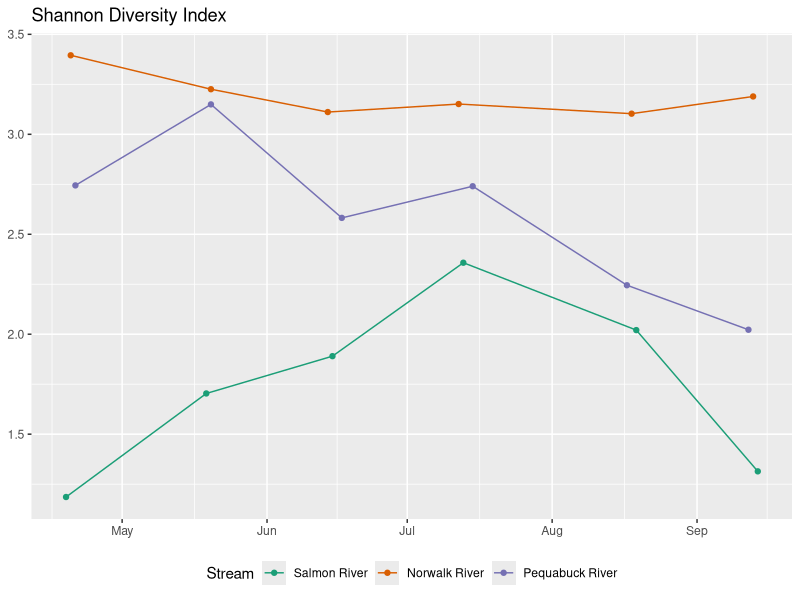
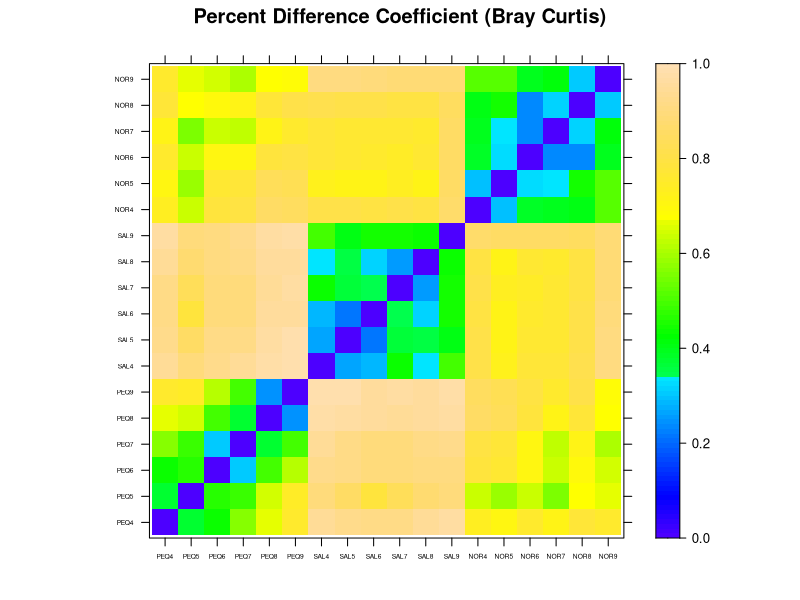
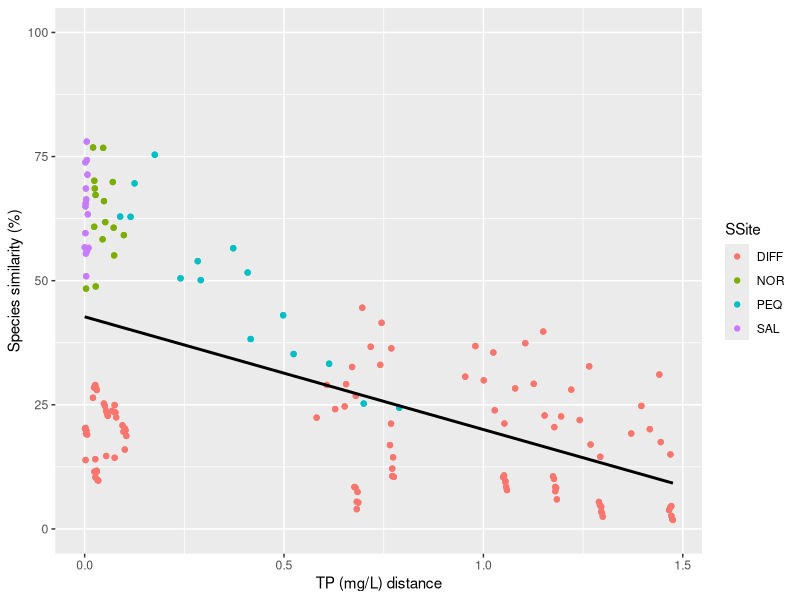
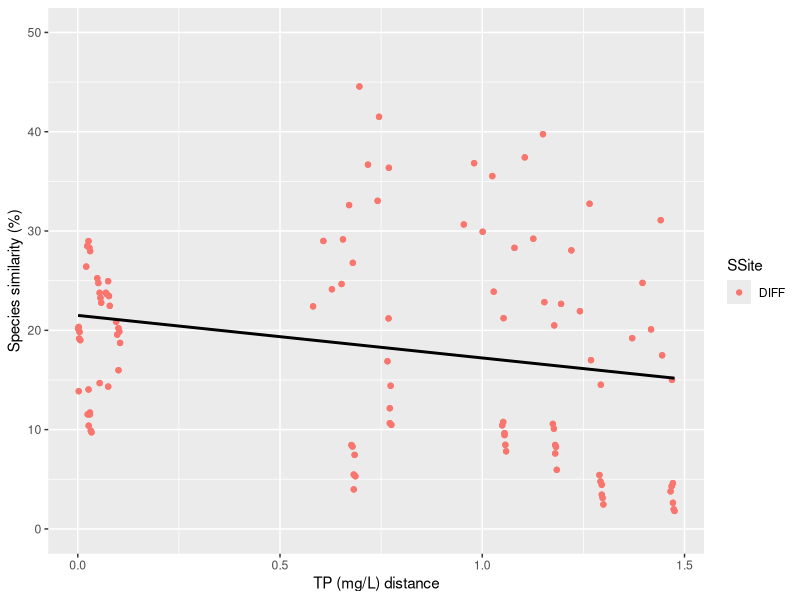
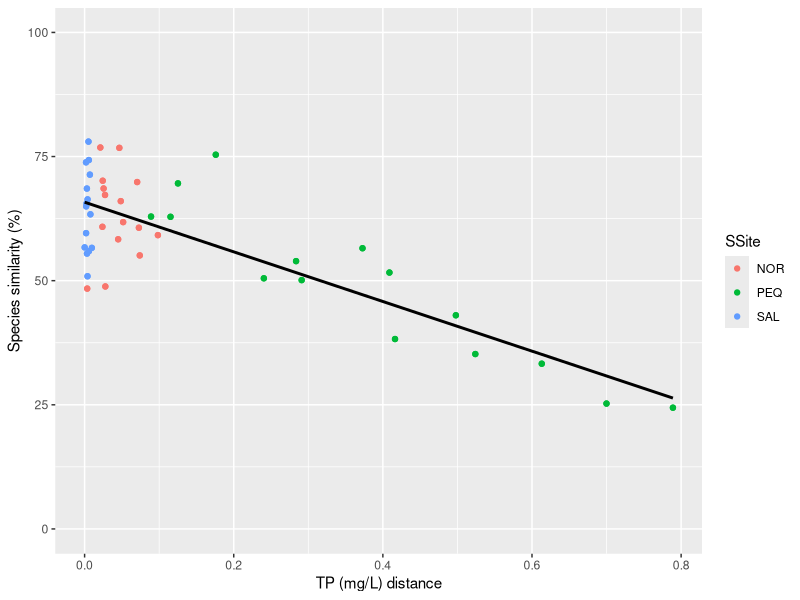
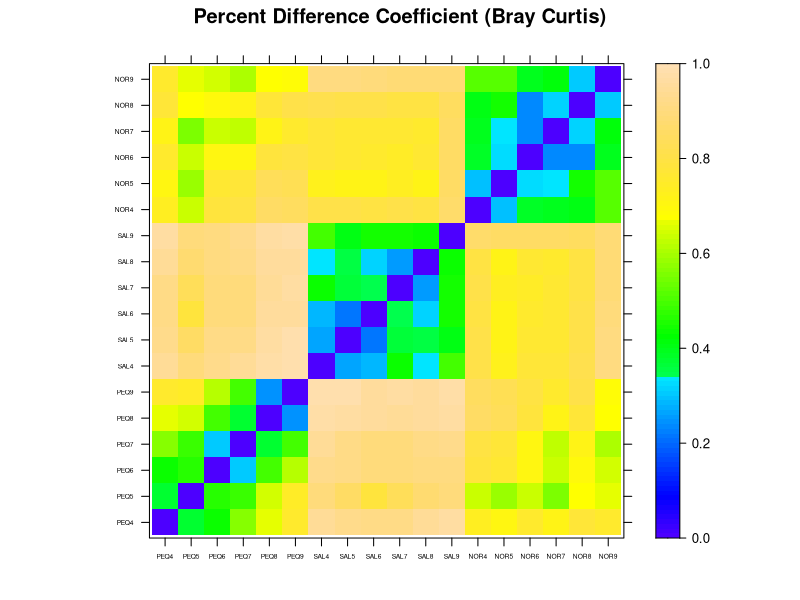
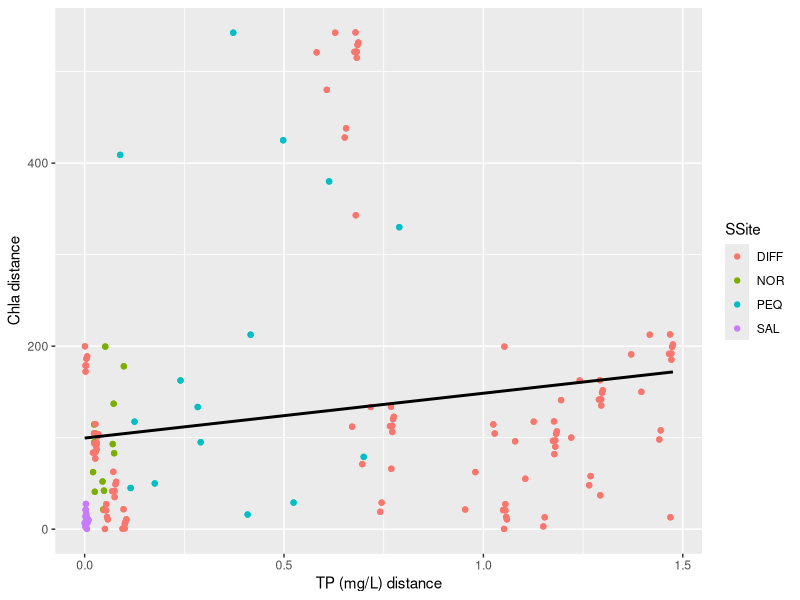

These charts were generated, in order, by the following R code: (Note: this script raises an error after producing the figures.)
setwd("/home/mkozlak/Projects/GitHub/SeasonalProductivity")

library(vegan)
library(reshape2)
library(dplyr)
library(lattice)
library(ggplot2)
library(lubridate)

SPP<- read.csv("data/SPP.csv",header=TRUE,row.names=1)
SPP[is.na(SPP)] <- 0
sites<- read.csv("data/sites.csv",header=TRUE)
sites$Collect_Date<-paste0(substr(sites$Collect_Date,6,9),"-0",
                          substr(sites$Collect_Date,1,1),"-",
                          substr(sites$Collect_Date,3,4))
#sites$Collect_Date<-as_date(sites$Collect_Date)
sites$month<-as.numeric(substr(sites$SID,4,4))
sites$Collect_Date<-ymd(sites$Collect_Date)
sites$Stream<- factor(sites$Stream,
                        levels=c("Salmon River","Norwalk River","Pequabuck River"))


##########Diversity index###########################
#####################################################
div<-diversity(decostand(SPP,"total"),index='shannon')
div<-as.data.frame(div)
div$SID<-row.names(div)
div<-merge(sites,div,by="SID")

ggplot(div,aes(x=Collect_Date,y=div,colour=Stream,group=Stream))+
  geom_point()+
  geom_line()+
  scale_color_manual(values=c("#1b9e77","#d95f02","#7570b3"))+
  labs(colour="Stream",x=NULL,y=NULL,title="Shannon Diversity Index")+
  theme(legend.position="bottom")

############Mantel Tests By Stream#######################
#########################################################
Stream<-"Salmon River"
distStream<-sites[sites$Stream==Stream,]
distSite<-distStream[c("Temp")]
rownames(distSite)<-distStream$SID
Site.dist<-vegdist(distSite,"euclidean")


SPPStream<-SPP[13:18,] #13:18 - Salmon, 7:12 - Pequabuck, 1:6 - Norwalk
SPPStream<- decostand(SPPStream,"hellinger")#Sqrt of rel abundance
SSPP.dist <- vegdist(SPPStream,"bray")

SPPTime<-mantel(SSPP.dist,Site.dist)
SPPTime


######################################################################
#######Similarity Plots###############################################
#####################################################################

# SPP5<- decostand(SPP,"pa")
# SPP5<- SPP[,colSums(SPP5)<5]
# n<- colnames(SPP5)
# SPP5<- SPP[,n]
# Other<-rowSums(SPP5)
# Oname<-names(Other)
# Other<- melt(as.data.frame(Other))
# row.names(Other)<-Oname
# Other$variable<- NULL
# colnames(Other)<-"Other"

#SPP<-sqrt(SPP)#Transformation when rel abund values
SPP<- decostand(SPP,"total")#rel abundance

SPP.dist <- vegdist(SPP,"bray")
distSite<-sites[c("TP")]
rownames(distSite)<-sites$SID
Site.dist<-vegdist(distSite,"euclidean")
mantel(SPP.dist,Site.dist)


SPP.dist<-as.matrix(SPP.dist)
Site.dist<-as.matrix(Site.dist)
levelplot(SPP.dist,at=seq(0,1,0.01),
          col.regions=topo.colors(100),scales=list(cex=0.4),
          xlab="",ylab="",main="Percent Difference Coefficient (Bray Curtis)")

SPDist<- melt(as.matrix(SPP.dist),varnames=c("SID","col"))
STDist<-melt(as.matrix(Site.dist),varnames=c("SID","col"))
DistCmb<-merge(SPDist,STDist,by=c("SID","col"))
DistCmb<-DistCmb[DistCmb$value.x!=0,]
colnames(DistCmb)[3:4]<-c("C","TP")
DistCmb$SSite<-ifelse(substr(DistCmb$SID, 1, 3)==substr(DistCmb$col, 1, 3),
                      substr(DistCmb$SID, 1, 3),"DIFF")

ggplot(DistCmb,aes(x=TP,y=((1-C)*100),colour=SSite))+
  geom_point()+
  geom_smooth(method=lm,se=FALSE,colour="black")+
  ylim(0,100)+
  labs(y ="Species similarity (%)", x="TP (mg/L) distance")

ggplot(DistCmb[DistCmb$SSite=="DIFF",],aes(x=TP,y=((1-C)*100),colour=SSite))+
  geom_point()+
  geom_smooth(method=lm,se=FALSE,colour="black")+
  ylim(0,50)+
  labs(y ="Species similarity (%)", x="TP (mg/L) distance")

ggplot(DistCmb[DistCmb$SSite!="DIFF",],aes(x=TP,y=((1-C)*100),colour=SSite))+
  geom_point()+
  geom_smooth(method=lm,se=FALSE,colour="black")+
  ylim(0,100)+
  labs(y ="Species similarity (%)", x="TP (mg/L) distance")

########Chlor a VS Other Parameters Across All Sample######
distChla<-sites[c("Chla")]
rownames(distChla)<-sites$SID
Chla.dist<-vegdist(distChla,"euclidean")
distSite<-sites[c("TP")]
rownames(distSite)<-sites$SID
Site.dist<-vegdist(distSite,"euclidean")
mantel(Chla.dist,Site.dist)


Chla.dist<-as.matrix(Chla.dist)
Site.dist<-as.matrix(Site.dist)
levelplot(SPP.dist,at=seq(0,1,0.01),
          col.regions=topo.colors(100),scales=list(cex=0.4),
          xlab="",ylab="",main="Percent Difference Coefficient (Bray Curtis)")

ChlaDist<- melt(as.matrix(Chla.dist),varnames=c("SID","col"))
STDist<-melt(as.matrix(Site.dist),varnames=c("SID","col"))
DistCmb<-merge(ChlaDist,STDist,by=c("SID","col"))
DistCmb<-DistCmb[DistCmb$value.x!=0,]
colnames(DistCmb)[3:4]<-c("C","Var")
DistCmb$SSite<-ifelse(substr(DistCmb$SID, 1, 3)==substr(DistCmb$col, 1, 3),
                      substr(DistCmb$SID, 1, 3),"DIFF")

ggplot(DistCmb,aes(x=Var,y=C,colour=SSite))+
  geom_point()+
  geom_smooth(method=lm,se=FALSE,colour="black")+
  labs(y ="Chla distance", x="TP (mg/L) distance")
#annotate("text", x=c(0.001,0.001), y=c(90,85), 
#label=c("mantel r = =0.1944","p = 0.7639"),hjust=0)


####Similarity between sites collected during the same month###########
#######################################################################
SPDist<- melt(as.matrix(SPP.dist),varnames=c("SID","col"))
write.csv(SPDist,"SPBCDist.csv")
SPDist<-merge(sites,SPDist,by="SID")
SPDist$CSID<-substr(SPDist$col,1,3)
SPDist$RSID<-substr(SPDist$SID,1,3)
SPDist$MS1<-as.numeric(substr(SPDist$SID,4,4))
SPDist$MS2<-as.numeric(substr(SPDist$col,4,4))
SPDist<-SPDist[which(SPDist$MS1-SPDist$MS2==0 & SPDist$CSID!=SPDist$RSID),]

site.comb<-SPDist[,10:11]
site.comb<-unique(site.comb[c("RSID","CSID")])
site.comb$mean<- 0

#Calcuated average similarity measure for each combination#
for (i in 1:dim(site.comb)[1]) {
s<- site.comb[i,]
c<-SPDist[which(SPDist$CSID==s$CSID[1] & SPDist$RSID==s$RSID[1]),]
c<-c[which(c$value!=0),]
m<-mean(c$value)
site.comb$mean[i]<-m
}

BTWSiteDist<- SPDist[which(SPDist$RSID=='NOR'&SPDist$CSID=='PEQ'),]
ggplot(BTWSiteDist,aes(x=month,y=((1-value)*100)))+
  geom_point()+
  geom_smooth(method=lm,se=FALSE,colour="black")+
  ylim(0,100)+
  labs(y ="Species similarity (%)", x="Month",
       title="Norwalk vs. Pequabuck")

####Similarity within sites collected over the POR###########
#######################################################################
SPDist<- melt(as.matrix(SPP.dist),varnames=c("SID","col"))
SPDist<-merge(sites,SPDist,by="SID")
SPDist$CSID<-substr(SPDist$col,1,3)
SPDist$RSID<-substr(SPDist$SID,1,3)
SPDist$MS1<-as.numeric(substr(SPDist$SID,4,4))
SPDist$MS2<-as.numeric(substr(SPDist$col,4,4))
SPDist<-SPDist[which(SPDist$MS1-SPDist$MS2!=0 & SPDist$CSID==SPDist$RSID),]
SPDist$MDiff<-abs(SPDist$MS1-SPDist$MS2)
SPDist<-merge(SPDist,sites,by.x=c("col","Station.ID","Stream"),
              by.y=c("SID","Station.ID","Stream"))
colnames(SPDist)[5]<-"SimDate"
colnames(SPDist)[23]<-"Collect_Date"
SPDist$SimDate<-as_date(SPDist$SimDate)
SPDist$Collect_Date<-as_date(SPDist$Collect_Date)
SPDist$DDiff<-abs(SPDist$Collect_Date-SPDist$SimDate)
SPDist$TPDiff<-abs(SPDist$TP.x-SPDist$TP.y)
SPDist$TempDiff<-abs(SPDist$Temp.x-SPDist$Temp.y)
SPDist$ChlaDiff<-abs(SPDist$Chla.x-SPDist$Chla.y)

# Spp Similarity Vs Time
Stream<-"Pequabuck River"
SPDistSite<-SPDist[SPDist$Stream==Stream,]
ggplot(SPDistSite,aes(x=DDiff,y=((1-value)*100)))+
  geom_point()+
  geom_smooth(method=lm,se=FALSE,colour="black")+
  ylim(0,100)+
  labs(y ="Species similarity (%)", x="Temporal distance (days)",
       title=Stream)
  #annotate("text", x=c(40,40), y=c(90,85), 
           #label=c("mantel r = 0.9653","p = 0.003"),hjust=0)

ggsave(paste(Stream,"SoftAlg.tiff"),width=4,height=4)

# Spp Similarity vs TP Diff
Stream<-"Salmon River"
SPDistSite<-SPDist[SPDist$Stream==Stream,]
ggplot(SPDistSite,aes(x=TPDiff,y=((1-value)*100)))+
  geom_point()+
  geom_smooth(method=lm,se=FALSE,colour="black")+
  ylim(0,100)+
  labs(y ="Species similarity (%)", x="TP (mg/L) distance",
       title=Stream)
  #annotate("text", x=c(0.001,0.001), y=c(90,85), 
           #label=c("mantel r = =0.1944","p = 0.7639"),hjust=0)

ggsave(paste(Stream,"SoftAlgSPPTPDiff.jpg"),width=4,height=4)

# Spp Similarity vs Chla Diff
Stream<-"Norwalk River"
SPDistSite<-SPDist[SPDist$Stream==Stream,]
ggplot(SPDistSite,aes(x=ChlaDiff,y=((1-value)*100)))+
  geom_point()+
  geom_smooth(method=lm,se=FALSE,colour="black")+
  ylim(0,100)+
  labs(y ="Species similarity (%)", x="Chl a (mg/m2) distance",
       title=Stream)
#annotate("text", x=c(0.001,0.001), y=c(90,85), 
#label=c("mantel r = =0.1944","p = 0.7639"),hjust=0)

ggsave(paste(Stream,"SoftAlgSPPChlaDiff.jpg"),width=4,height=4)
  





SPDistM<-SPDist[SPDist$MS1==6,]
ggplot(SPDistM,aes(x=MS2,y=((1-value)*100),group=Stream))+
  geom_point(aes(colour=Stream))+
  ylim(0,100)+
  labs(y ="Species Similarity (%)", x="Month")

#######
SPDistM<-SPDist[SPDist$MS1==6,]
ggplot(SPDistM,aes(x=MS2,y=((1-value)*100),group=Stream))+
  geom_point(aes(colour=Stream))+
  ylim(0,100)+
  labs(y ="Species Similarity (%)", x="Month")


#Calcuated average similarity measure for each combination#
site.comb<-SPDist[,6:7]
site.comb<-unique(site.comb[c("RSID","CSID")])
site.comb$mean<- 0

for (i in 1:dim(site.comb)[1]) {
  s<- site.comb[i,]
  c<-SPDist[which(SPDist$CSID==s$CSID[1] & SPDist$RSID==s$RSID[1]),]
  c<-c[which(c$value!=0),]
  m<-mean(c$value)
  site.comb$mean[i]<-m
}

#####Similarity within sites seqential months##############
###########################################################

m<-6
sim <-as.data.frame(matrix(0.0,nrow=15,ncol=1))
mth <-as.data.frame(matrix(0,nrow=15,ncol=1))
site<-as.data.frame(matrix('',nrow=15,ncol=1),stringsAsFactors = F)
SPDist2<-cbind(site,mth,sim)
colnames(SPDist2)<-c('SID_1','SID_2','sim')

k<-1#assuming the matrix is sorted
for(i in 0:2){#number of sites 
  for(j in (i*m+1):(i*m+m-1)){ #one over diagonals
    SPDist2[k,1]<-rownames(SPP.dist)[j]
    SPDist2[k,2]<-colnames(SPP.dist)[j+1]
    SPDist2[k,3]<-SPP.dist[j,j+1]
    k<-k+1
  }
}

SPDist2$month<-substr(SPDist2$SID_1,4,4)
SPDist2$site<-substr(SPDist2$SID_1,1,3)

ggplot(SPDist2,aes(x=month,y=sim,group=site))+
  geom_line(aes(colour=site),linetype=2)+
  ylim(0,1)
